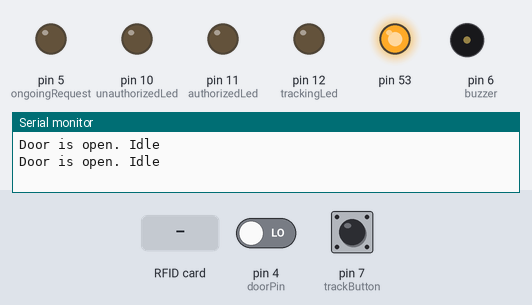
Simulated run of this sketch. Board: Arduino Mega 2560, built with avr-gcc and run on an emulated ATmega2560. Shown: output pins drawn as LEDs (lit = HIGH), buzzer (waves = sounding), the last lines printed to the serial monitor. The test bench sets the inputs (shaded band); at power-on: pin 4 (doorPin) LOW, pin 7 (trackButton) LOW. The modem accepts every AT command (registered, SIM ready, sends succeed) and sends nothing else.

Above: at 1.5 s.
1.6 s: pin 4 (doorPin) driven HIGH
4.8 s: RFID card 5E 7A 19 C4 held to the reader
At 6.1 s:
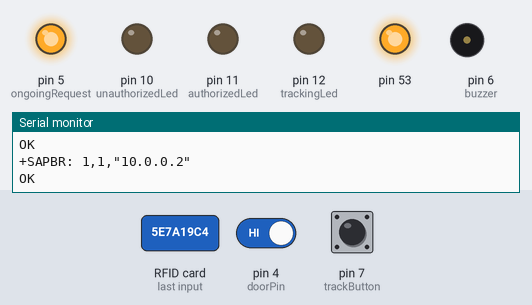
At 15.72 s:
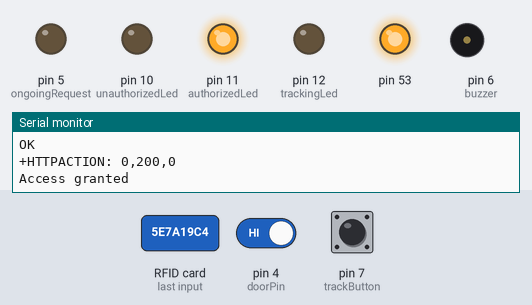
Timing chart, 0 to 17.0 s (numbered marks = the images above; inputs shaded):
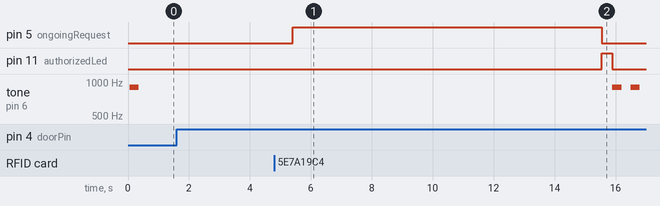

The sketch:

main_project.ino
```cpp
#include "GLOBALS.h"
#include "GSM.h"
#include "GPS.h"
#include "HUMIDITY.h"
#include "RFID.h"
#define trackButton 7
#define buzzer 6
#define doorPin 4
#define ongoingRequest 5
#define unauthorizedLed 10
#define authorizedLed 11
#define trackingLed 12


void updateTrackingWaitingLed();
void postUpdate();

void setup() {
  Serial.begin(9600);
  GSM_setup();
  RFID_setup();

  pinMode(buzzer, OUTPUT);
  pinMode(trackButton, INPUT);
  pinMode(doorPin, INPUT);
  pinMode(ongoingRequest, OUTPUT);
  pinMode(unauthorizedLed, OUTPUT);
  pinMode(authorizedLed, OUTPUT);
  pinMode(trackingLed, OUTPUT);

  tone(buzzer, 900);
  delay(300);
  noTone(buzzer);
}

void loop() {
  char rfidResponse[128];
  if (isDoorClosed && RFID_check(rfidResponse)) {
    debug("READ");
    debug(rfidResponse);
    /// renaming for the sake of redability and understanding
    char* response = rfidResponse;
    String request = String(caseId) + String(" ") + String(rfidResponse);
    turnRequestLedOn();
    GSM_post("http://amada.orkhanalikhanov.com/api/authenticate/rfid", request.c_str(), response);
    turnRequestLedOff();
    debug("got response");
    debug(response);
    if (strstr(response, ",200,") != NULL) {
      output.println("Access granted");
      digitalWrite(authorizedLed, HIGH);
      delay(350);
      digitalWrite(authorizedLed, LOW);
      tone(buzzer, 900);
      delay(300);
      noTone(buzzer);

      delay(300);
      tone(buzzer, 900);
      delay(300);
      noTone(buzzer);


      delay(300);
      tone(buzzer, 900);
      delay(300);
      noTone(buzzer);

      if (isWaitingTracking) {
        isWaitingTracking = false;
        isTracking = true;
        output.println("Stared tracking");

      } else if (isDoorClosed) {
        /// Open door and stop tracking
        unlockDoor();
        isTracking = false;
      }
    } else {
      output.println("Unauthoruzed");
      digitalWrite(unauthorizedLed, HIGH);
      delay(350);
      digitalWrite(unauthorizedLed, LOW);
      tone(buzzer, 2500);
      delay(700);
      noTone(buzzer);

      delay(700);
      tone(buzzer, 2500);
      delay(700);
      noTone(buzzer);

      delay(700);
      tone(buzzer, 2500);
      delay(700);
      noTone(buzzer);
    }
  } else {
    output.print(isDoorClosed ? "Door is close. " : "Door is open. ");
    output.println(isTracking ? "Tracking" : isWaitingTracking ? "Waiting for tracking to be started" : "Idle");
  }

  updateDoorState();
  updateTrackingWaiting();

  if (isTracking) {
    digitalWrite(trackingLed, HIGH);
    GPS_fetchUpdate();
    humidity_fetchUpdate();
    postUpdate();
  } else
  {
    digitalWrite(trackingLed, LOW);
  }

  delay(1000);
}

void updateDoorState() {
  isDoorClosed = digitalRead(doorPin);
  const bool isDirty = isDoorClosed != lastIsDoorClosed;
  lastIsDoorClosed = isDoorClosed;

  if (isDirty && isDoorClosed) {
    lockDoor();
  }
}

void updateTrackingWaiting() {
  if (isDoorClosed && !isWaitingTracking && !isTracking && digitalRead(trackButton) == 1) {
    isWaitingTracking = true;
    tone(buzzer, 900);
    delay(300);
    noTone(buzzer);

    output.println("Waiting for staring tracking");
    //lcd.clear();
    //lcd.print("Tracking...");
    // Print "Tracking..."
  }
}

void postUpdate() {
  String payload = String(caseId) + String(" ")
                   + String(lastLatitude, 6) + String(" ")
                   + String(lastLongitude, 6) + String(" ")
                   + String(lastTemperature, 2) + String(" ")
                   + String(lastHumidity, 2) + String(" ")
                   + String(didCollide);

  char response[128];
  turnRequestLedOn();
  GSM_post("http://amada.orkhanalikhanov.com/api/push-gps", payload.c_str(), response);
  turnRequestLedOff();
  debug("got response");
  debug(response);
  if (strstr(response, ",200,") != NULL) {
    /// reset data
    didCollide = false;
    output.println("Pushed successfully");
  } else {
    output.println("Failed to push gms data");
  }
}

void unlockDoor() {
  debug("Unlocked door");
}

void lockDoor() {
  debug("Locked door");
}

void turnRequestLedOn() {
  digitalWrite(ongoingRequest, HIGH);
}

void turnRequestLedOff() {
  digitalWrite(ongoingRequest, LOW);
}
```

GLOBALS.h
```cpp
bool didCollide = false;
bool isTracking = false;
bool isWaitingTracking = false;
bool isDoorClosed = false;
bool lastIsDoorClosed = false;

const char caseId[] = "caseid-1";

double lastLatitude = 40.405624;
double lastLongitude = 49.847888;

double lastTemperature = 20;
double lastHumidity = 30;

const short KEYPAD_ROW_1 = 5;
const short KEYPAD_ROW_2 = 4;
const short KEYPAD_ROW_3 = 3;
const short KEYPAD_ROW_4 = 2;

const short KEYPAD_COL_1 = 12;
const short KEYPAD_COL_2 = 9;
const short KEYPAD_COL_3 = 6;

#define output Serial
#define debug(...) \
            do {Serial.println(__VA_ARGS__);} while (0)
```

GPS.h
```cpp
// Power supply 5V
// Device Rx to Arduino TX2
// Device Tx to Arduino RX2

#include "TinyGPS++.h"
TinyGPSPlus gps;

void GPS_setup()
{
  Serial2.begin(9600);
  Serial.println("GPS Set up");
}

void GPS_fetchUpdate() {
  while (Serial2.available())
  {
    debug("GPS Available");
    gps.encode(Serial2.read());
  }

  if (gps.location.isUpdated())
  {

    double tempLat = gps.location.lat();
    double tempLong = gps.location.lng();

    debug("Latitude:");
    debug(tempLat, 6);
    debug("Longitude:");
    debug(tempLong, 6);

    if (tempLat != 0 && tempLong != 0) {
      lastLatitude = tempLat;
      lastLongitude = tempLong;
    }
  }
}
```

GSM.h
```cpp
// 12V/2A power supply
// Device Tx to Arduino RX1
// Device Rx to Arduino TX1

void printSerialData();

void GSM_setup()
{
  Serial1.begin(9600); //This opens up communications to the GPS

}

void GSM_post(const char* url, const char* body, char * response)
{

  debug("posting");
  Serial1.println("AT+CMEE=2");
  delay(100);

  printSerialData();
   Serial1.println("AT+CSQ");
  delay(100);
  printSerialData();

  Serial1.println("AT+CIPCSGP=1,\"v-internet\",\"\",\"\"");//setting the SAPBR,connection type is GPRS
  delay(100);
  printSerialData();

  Serial1.println("AT+SAPBR=3,1,\"Contype\",\"GPRS\"");//setting the APN, 2nd parameter empty works for all networks
  delay(100);
  printSerialData();

  Serial1.println("AT+SAPBR=3,1,\"APN\",\"v-internet\"");
  delay(100);
  printSerialData();

  Serial1.println("AT+SAPBR=2,1");
  delay(100);
  printSerialData();


  Serial1.println("AT+SAPBR=1,1"); //init the HTTP request
  delay(1000);
  printSerialData();

  Serial1.println("AT+HTTPINIT");
  delay(1000);
  printSerialData();
  Serial.println("GSM Set up"); //Just show to the monitor that the sketch has started
  Serial1.println("AT+HTTPARA=\"CID\",1");
  delay(100);
  printSerialData();

  String s;

  /// Setting URL
  s = "AT+HTTPPARA=\"URL\",\"";
  s.concat(url);
  s.concat("\"");
  Serial.println(s);
  Serial1.println(s);
  delay(100);
  printSerialData();

  /// SET content type
  Serial1.println("AT+HTTPPARA=\"CONTENT\",\"text/plain\"");
  delay(100);
  printSerialData();

  char httpData[128];
  sprintf(httpData, "AT+HTTPDATA=%i,10000", strlen(body));
  Serial.println(httpData);
  Serial1.println(httpData);
  delay(100);
  printSerialData();

  Serial1.println(body);
  delay(100);
  printSerialData();

  Serial1.println("AT+HTTPACTION=1");// setting the httppara,
  delay(7000);

  /// Wait until available
  while (Serial1.available() == 0);

  byte i = 0;
  while (Serial1.available() != 0) {
    response[i++] = Serial1.read();
  }
  response[i] = '\0';
}

void printSerialData()
{
  while (Serial1.available() != 0)
    Serial.write(Serial1.read());
}
```

HUMIDITY.h
```cpp
/*
   Modified by Amiraslan Bakhshili
   Created by Amada Digital Voyagers team
*/

#include <dht.h>

dht DHT;

#define DHT11_PIN A0

void humidity_fetchUpdate()
{
  DHT.read11(DHT11_PIN);
  lastTemperature = DHT.temperature;
  lastHumidity = DHT.humidity;
}
```

RFID.h
```cpp
/*
   Modified by Amiraslan Bakhshili
   Created by Amada Digital Voyagers team
*/

#include <SPI.h>
#include <MFRC522.h>

#define SS_PIN 20
#define RST_PIN 9
MFRC522 mfrc522(SS_PIN, RST_PIN);   // Create MFRC522 instance.

void RFID_setup()
{
  SPI.begin();          // Initiate  SPI bus
  mfrc522.PCD_Init();   // Initiate MFRC522
}

bool RFID_check(char* response)
{
  // Look for new cards
  if ( ! mfrc522.PICC_IsNewCardPresent())
  {
    return false;
  }
  // Select one of the cards
  if ( ! mfrc522.PICC_ReadCardSerial())
  {
    return false;
  }

  String content = "";
  for (byte i = 0; i < mfrc522.uid.size; i++)
  {
    content.concat(String(mfrc522.uid.uidByte[i] < 0x10 ? " 0" : " "));
    content.concat(String(mfrc522.uid.uidByte[i], HEX));
  }

  content.toUpperCase();
  content.replace(" ", ":");
  strcpy(response, content.c_str());

  return true;
}
```

Measured:
- after the input at 4.8 s, pin 5 (ongoingRequest): LOW → HIGH after 0.61 s, → LOW 10.1 s later; pin 11 (authorizedLed): LOW → HIGH after 10.8 s, → LOW 0.35 s later; tone on pin 6 (buzzer): alternates 900 Hz for 0.30 s and silent for 0.30 s, starting after 11.1 s
